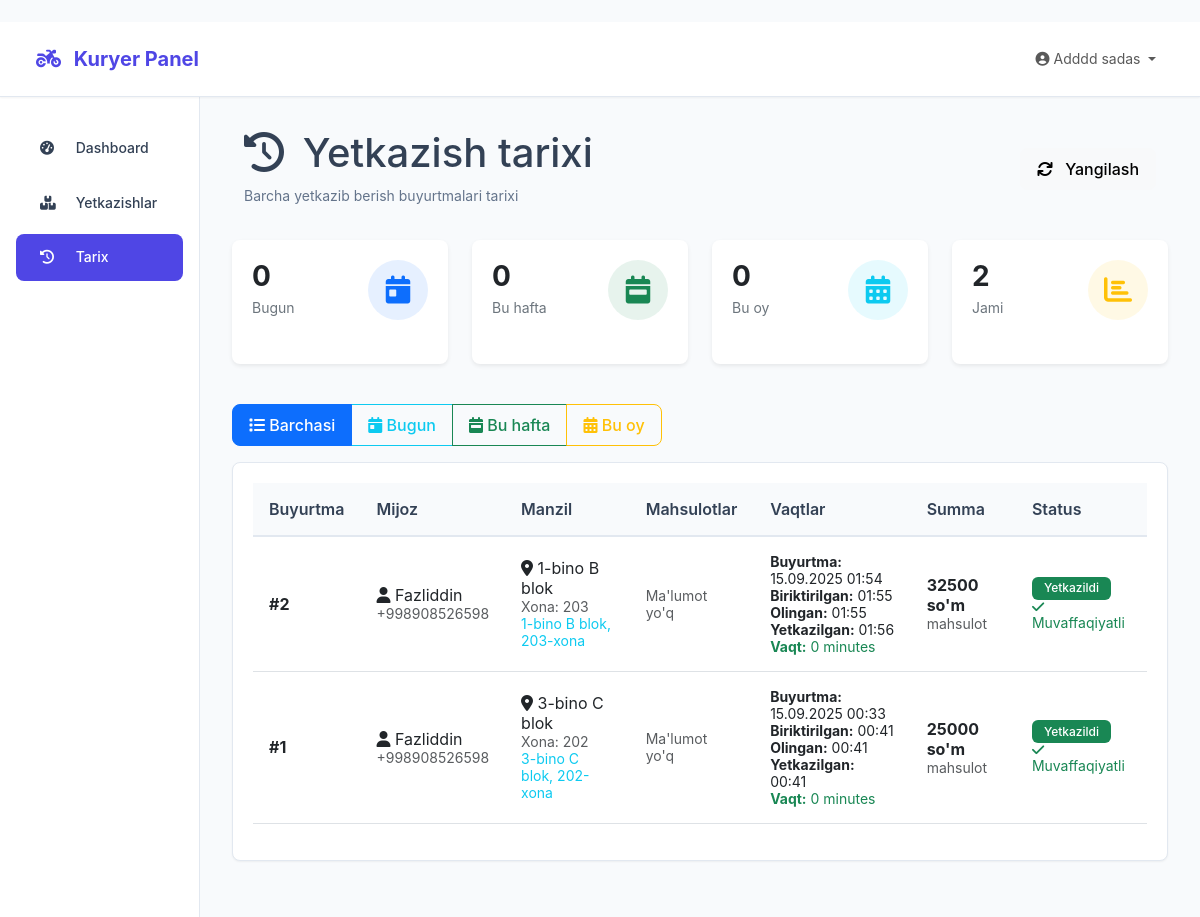
Before: /courier/history/ (signed in) with the older database file.
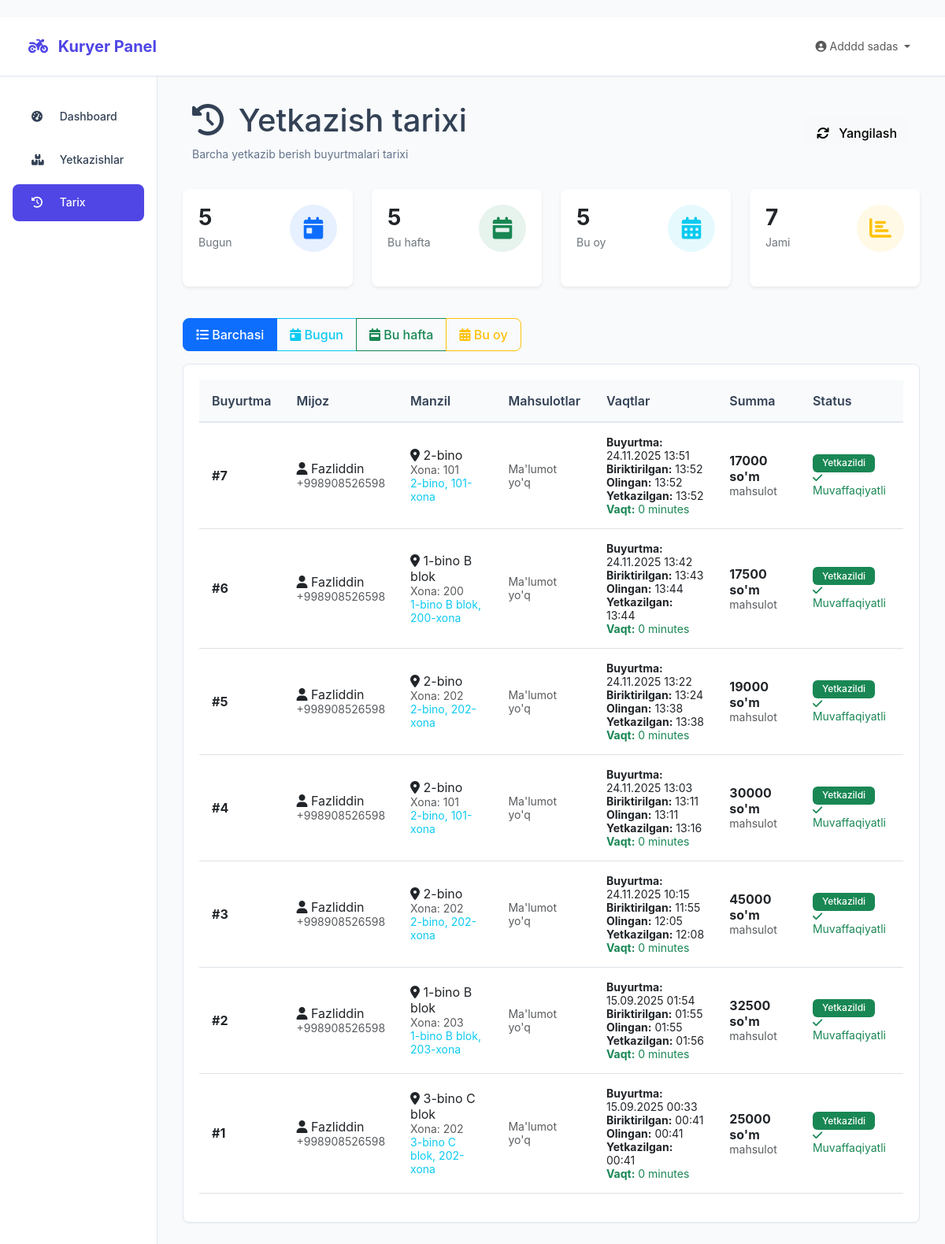
After: the same page with the newer database file.
### courier/models.py (models this page shows, shortened)
class Delivery(models.Model):
    STATUS_CHOICES = [
        ('ready', 'Tayyor'),
        ('assigned', 'Tayinlandi'),
        ('picked_up', 'Olib ketildi'),
        ('on_way', 'Yo\'lda'),
        ('delivered', 'Yetkazildi'),
        ('failed', 'Muvaffaqiyatsiz'),
        ('returned', 'Qaytarildi'),
    ]
    order = models.OneToOneField(Order, on_delete=models.CASCADE, verbose_name="Buyurtma")
    courier = models.ForeignKey(CourierStaff, on_delete=models.SET_NULL, null=True, blank=True, verbose_name="Kuryer")
    status = models.CharField(max_length=20, choices=STATUS_CHOICES, default='ready', verbose_name="Holat")
    assigned_at = models.DateTimeField(null=True, blank=True, verbose_name="Tayinlangan vaqt")
    picked_up_at = models.DateTimeField(null=True, blank=True, verbose_name="Olingan vaqt")
    delivered_at = models.DateTimeField(null=True, blank=True, verbose_name="Yetkazilgan vaqt")
    delivery_address = models.TextField(blank=True, verbose_name="Yetkazib berish manzili")
    delivery_notes = models.TextField(blank=True, verbose_name="Yetkazib berish izohlari")
    customer_feedback = models.TextField(blank=True, verbose_name="Mijoz fikri")
    rating = models.PositiveIntegerField(null=True, blank=True, verbose_name="Baho (1-5)")
    updated_at = models.DateTimeField(auto_now=True, verbose_name="Yangilandi")
    class Meta:
        verbose_name = "Yetkazib berish"
        verbose_name_plural = "Yetkazib berishlar"
    def get_status_color(self):
        colors = {
            'ready': 'warning',
            'assigned': 'info',
            'picked_up': 'primary',
            'on_way': 'primary',
            'delivered': 'success',
            'failed': 'danger',
            'returned': 'secondary'
        }
        return colors.get(self.status, 'secondary')

### bot/models.py (models this page shows, shortened)
class Order(models.Model):
    STATUS_CHOICES = [
        ('pending', 'Kutilmoqda'),
        ('confirmed', 'Tasdiqlandi'),
        ('preparing', 'Tayyorlanmoqda'),
        ('delivering', 'Yetkazilmoqda'),
        ('delivered', 'Yetkazildi'),
        ('completed', 'Bajarildi'),
        ('cancelled', 'Bekor qilindi'),
    ]
    PAYMENT_CHOICES = [
        ('cash', 'Naqd pul'),
        ('card', 'Plastik karta'),
        ('online', 'Online to\'lov'),
    ]
    user = models.ForeignKey(TelegramUser, on_delete=models.CASCADE, verbose_name="Foydalanuvchi")
    dormitory = models.ForeignKey('Dormitory', on_delete=models.SET_NULL, blank=True, null=True, verbose_name="Yotoqxona")
    status = models.CharField(max_length=20, choices=STATUS_CHOICES, default='pending', verbose_name="Holat")
    payment_method = models.CharField(max_length=20, choices=PAYMENT_CHOICES, default='cash', verbose_name="To'lov usuli")
    delivery_address = models.TextField(verbose_name="Yetkazib berish manzili")
    room_number = models.CharField(max_length=20, blank=True, null=True, verbose_name="Xona raqami")
    phone_number = models.CharField(max_length=20, verbose_name="Telefon raqam")
    delivery_time = models.DateTimeField(blank=True, null=True, verbose_name="Yetkazib berish vaqti")
    total_amount = models.DecimalField(max_digits=10, decimal_places=2, verbose_name="Umumiy summa")
    delivery_fee = models.DecimalField(max_digits=10, decimal_places=2, default=0, verbose_name="Yetkazib berish haqi")
    notes = models.TextField(blank=True, verbose_name="Izohlar")
    created_at = models.DateTimeField(auto_now_add=True, verbose_name="Buyurtma vaqti")
    updated_at = models.DateTimeField(auto_now=True, verbose_name="Yangilangan vaqt")
    class Meta:
        verbose_name = "Buyurtma"
        verbose_name_plural = "Buyurtmalar"
        ordering = ['-created_at']

class TelegramUser(models.Model):
    user_id = models.BigIntegerField(unique=True, verbose_name="Telegram ID")
    username = models.CharField(max_length=100, blank=True, null=True, verbose_name="Username")
    first_name = models.CharField(max_length=100, blank=True, null=True, verbose_name="Ism")
    last_name = models.CharField(max_length=100, blank=True, null=True, verbose_name="Familiya")
    phone_number = models.CharField(max_length=20, blank=True, null=True, verbose_name="Telefon raqam")
    full_name = models.CharField(max_length=200, blank=True, null=True, verbose_name="To'liq ism")
    age = models.PositiveIntegerField(blank=True, null=True, verbose_name="Yosh")
    dormitory = models.ForeignKey('Dormitory', on_delete=models.SET_NULL, blank=True, null=True, verbose_name="Yotoqxona")
    room_number = models.CharField(max_length=20, blank=True, null=True, verbose_name="Xona raqami")
    is_registered = models.BooleanField(default=False, verbose_name="Ro'yxatdan o'tgan")
    registration_date = models.DateTimeField(blank=True, null=True, verbose_name="Ro'yxatdan o'tgan sana")
    is_active = models.BooleanField(default=True, verbose_name="Faol")
    created_at = models.DateTimeField(auto_now_add=True, verbose_name="Qo'shilgan vaqt")
    class Meta:
        verbose_name = "Foydalanuvchi"
        verbose_name_plural = "Foydalanuvchilar"
    def get_display_name(self):
        return self.full_name or self.first_name or self.username or "Foydalanuvchi"

class Dormitory(models.Model):
    name = models.CharField(max_length=100, verbose_name="Yotoqxona nomi")
    address = models.TextField(verbose_name="To'liq manzil")
    contact_person = models.CharField(max_length=100, blank=True, verbose_name="Mas'ul shaxs")
    contact_phone = models.CharField(max_length=20, blank=True, verbose_name="Telefon raqam")
    delivery_fee = models.DecimalField(max_digits=10, decimal_places=2, default=0, verbose_name="Yetkazib berish haqi")
    delivery_time = models.PositiveIntegerField(default=30, verbose_name="Yetkazib berish vaqti (daqiqa)")
    working_hours_start = models.TimeField(default='09:00', verbose_name="Ish boshlanish vaqti")
    working_hours_end = models.TimeField(default='23:00', verbose_name="Ish tugash vaqti")
    is_24_hours = models.BooleanField(default=False, verbose_name="24 soat ishlaydi")
    latitude = models.DecimalField(max_digits=10, decimal_places=8, blank=True, null=True, verbose_name="Kenglik")
    longitude = models.DecimalField(max_digits=11, decimal_places=8, blank=True, null=True, verbose_name="Uzunlik")
    is_active = models.BooleanField(default=True, verbose_name="Faol")
    notes = models.TextField(blank=True, verbose_name="Qo'shimcha ma'lumot")
    created_at = models.DateTimeField(auto_now_add=True, verbose_name="Yaratilgan vaqt")
    class Meta:
        verbose_name = "Yotoqxona"
        verbose_name_plural = "Yotoqxonalar"

### courier/views.py (the view)
# urls.py: path('history/', views.delivery_history, name='history'),
@courier_required
def delivery_history(request):
    try:
        courier = CourierStaff.objects.get(user=request.user)
    except CourierStaff.DoesNotExist:
        messages.error(request, "Kuryer profili topilmadi! Iltimos, admin bilan bog'laning.")
        return redirect('admin_panel:dashboard' if request.user.role == 'admin' else 'login')
    period_filter = request.GET.get('period')
    deliveries = Delivery.objects.filter(courier=courier)
    today = timezone.now().date()
    if period_filter == 'today':
        deliveries = deliveries.filter(delivered_at__date=today)
    elif period_filter == 'week':
        week_start = today - timedelta(days=today.weekday())
        deliveries = deliveries.filter(delivered_at__date__gte=week_start)
    elif period_filter == 'month':
        deliveries = deliveries.filter(
            delivered_at__year=today.year,
            delivered_at__month=today.month
        )
    deliveries = deliveries.select_related('order__user', 'order__dormitory').order_by('-delivered_at')
    today_count = Delivery.objects.filter(
        courier=courier,
        delivered_at__date=today
    ).count()
    week_start = today - timedelta(days=today.weekday())
    week_count = Delivery.objects.filter(
        courier=courier,
        delivered_at__date__gte=week_start
    ).count()
    month_count = Delivery.objects.filter(
        courier=courier,
        delivered_at__year=today.year,
        delivered_at__month=today.month
    ).count()
    total_count = Delivery.objects.filter(courier=courier).count()
    context = {
        'deliveries': deliveries,
        'period_filter': period_filter,
        'today_count': today_count,
        'week_count': week_count,
        'month_count': month_count,
        'total_count': total_count,
    }
    return render(request, 'courier/history.html', context)

### users/models.py (called while the page is built)
    def can_access_courier(self):
        return self.role in [self.COURIER, self.ADMIN] or self.is_superuser

### templates/courier/history.html (shortened to what the changed rows need)
{% extends 'courier/base.html' %}
{% block content %}
<div class="page-header">
    <div class="container-fluid">
        <div class="d-flex justify-content-between align-items-center">
            <div>
                <h1>
                    <i class="fas fa-history me-2"></i>
                    Yetkazish tarixi
                </h1>
            </div>
        </div>
    </div>
</div>
<div class="row mb-4">
    <div class="col-lg-3 col-md-6 mb-3">
        <div class="card border-0 shadow-sm h-100">
            <div class="card-body">
                <div class="d-flex justify-content-between align-items-center">
                    <div>
                        <h3 class="mb-1 text-dark fw-bold">{{ today_count }}</h3>
                        <p class="mb-0 text-secondary">Bugun</p>
                    </div>
                </div>
            </div>
        </div>
    </div>
    <div class="col-lg-3 col-md-6 mb-3">
        <div class="card border-0 shadow-sm h-100">
            <div class="card-body">
                <div class="d-flex justify-content-between align-items-center">
                    <div>
                        <h3 class="mb-1 text-dark fw-bold">{{ week_count }}</h3>
                        <p class="mb-0 text-secondary">Bu hafta</p>
                    </div>
                </div>
            </div>
        </div>
    </div>
    <div class="col-lg-3 col-md-6 mb-3">
        <div class="card border-0 shadow-sm h-100">
            <div class="card-body">
                <div class="d-flex justify-content-between align-items-center">
                    <div>
                        <h3 class="mb-1 text-dark fw-bold">{{ month_count }}</h3>
                        <p class="mb-0 text-secondary">Bu oy</p>
                    </div>
                </div>
            </div>
        </div>
    </div>
    <div class="col-lg-3 col-md-6 mb-3">
        <div class="card border-0 shadow-sm h-100">
            <div class="card-body">
                <div class="d-flex justify-content-between align-items-center">
                    <div>
                        <h3 class="mb-1 text-dark fw-bold">{{ total_count }}</h3>
                        <p class="mb-0 text-secondary">Jami</p>
                    </div>
                </div>
            </div>
        </div>
    </div>
</div>
<div class="card">
    <div class="card-body">
        {% if deliveries %}
            <div class="table-responsive">
                <table class="table table-hover">
                    <thead>
                        <tr>
                            <th>Buyurtma</th>
                            <th>Mijoz</th>
                            <th>Manzil</th>
                            <th>Mahsulotlar</th>
                            <th>Vaqtlar</th>
                            <th>Summa</th>
                            <th>Status</th>
                        </tr>
                    </thead>
                    <tbody>
                        {% for delivery in deliveries %}
                            <tr>
                                <td><strong>#{{ delivery.order.id }}</strong></td>
                                <td>
                                    <i class="fas fa-user"></i> {{ delivery.order.user.get_display_name }}
                                    <br><small class="text-muted">{{ delivery.order.phone_number }}</small>
                                </td>
                                <td>
                                    <i class="fas fa-map-marker-alt"></i> {{ delivery.order.dormitory.name }}
                                    <br><small class="text-muted">Xona: {{ delivery.order.room_number }}</small>
                                    {% if delivery.delivery_address %}
                                        <br><small class="text-info">{{ delivery.delivery_address }}</small>
                                    {% endif %}
                                </td>
                                <td>
                                    {% for item in delivery.order.orderitem_set.all %}
                                        <small>{{ item.quantity }}x {{ item.product.name }}</small><br>
                                    {% empty %}
                                        <small class="text-muted">Ma'lumot yo'q</small>
                                    {% endfor %}
                                </td>
                                <td>
                                    <small><strong>Buyurtma:</strong> {{ delivery.order.created_at|date:"d.m.Y H:i" }}</small><br>
                                    {% if delivery.assigned_at %}
                                        <small><strong>Biriktirilgan:</strong> {{ delivery.assigned_at|date:"H:i" }}</small><br>
                                    {% endif %}
                                    {% if delivery.picked_up_at %}
                                        <small><strong>Olingan:</strong> {{ delivery.picked_up_at|date:"H:i" }}</small><br>
                                    {% endif %}
                                    {% if delivery.delivered_at %}
                                        <small><strong>Yetkazilgan:</strong> {{ delivery.delivered_at|date:"H:i" }}</small><br>
                                        {% if delivery.picked_up_at and delivery.delivered_at %}
                                            {% with delivery_time=delivery.delivered_at|timesince:delivery.picked_up_at %}
                                                <small class="text-success"><strong>Vaqt:</strong> {{ delivery_time }}</small>
                                            {% endwith %}
                                        {% endif %}
                                    {% endif %}
                                </td>
                                <td>
                                    <strong>{{ delivery.order.total_amount|floatformat:0 }} so'm</strong>
                                    <br><small class="text-muted">{{ delivery.order.orderitem_set.count }} mahsulot</small>
                                </td>
                                <td>
                                    <span class="badge bg-{{ delivery.get_status_color }}">
                                        {{ delivery.get_status_display }}
                                    </span>
                                    {% if delivery.status == 'delivered' %}
                                        <br><small class="text-success"><i class="fas fa-check"></i> Muvaffaqiyatli</small>
                                    {% elif delivery.status == 'cancelled' %}
                                        <br><small class="text-danger"><i class="fas fa-times"></i> Bekor qilingan</small>
                                    {% endif %}
                                </td>
                            </tr>
                        {% endfor %}
                    </tbody>
                </table>
            </div>
        {% else %}
            <div class="text-center py-5">
                <i class="fas fa-history fa-4x text-muted"></i>
                <h4 class="mt-3 text-muted">Tarix bo'sh</h4>
                <p class="text-muted">Hozircha yetkazish tarixi mavjud emas.</p>
            </div>
        {% endif %}
    </div>
</div>
{% endblock %}

Changed rows visible on the page:
added Delivery: order.id "7", order.user.get_display_name "Fazliddin", order.phone_number "+998908526598", order.dormitory.name "2-bino", order.room_number "101", delivery_address "2-bino, 101-xona", order.created_at "24.11.2025 13:51", assigned_at "13:52", picked_up_at "13:52", delivered_at "13:52", delivery "0 minutes", order.total_amount "17000", status "Yetkazildi", shows "Muvaffaqiyatli"
added Delivery: order.id "6", order.user.get_display_name "Fazliddin", order.phone_number "+998908526598", order.dormitory.name "1-bino B blok", order.room_number "200", delivery_address "1-bino B blok, 200-xona", order.created_at "24.11.2025 13:42", assigned_at "13:43", picked_up_at "13:44", delivered_at "13:44", delivery "0 minutes", order.total_amount "17500", status "Yetkazildi", shows "Muvaffaqiyatli"
added Delivery: order.id "5", order.user.get_display_name "Fazliddin", order.phone_number "+998908526598", order.dormitory.name "2-bino", order.room_number "202", delivery_address "2-bino, 202-xona", order.created_at "24.11.2025 13:22", assigned_at "13:24", picked_up_at "13:38", delivered_at "13:38", delivery "0 minutes", order.total_amount "19000", status "Yetkazildi", shows "Muvaffaqiyatli"
added Delivery: order.id "4", order.user.get_display_name "Fazliddin", order.phone_number "+998908526598", order.dormitory.name "2-bino", order.room_number "101", delivery_address "2-bino, 101-xona", order.created_at "24.11.2025 13:03", assigned_at "13:11", picked_up_at "13:11", delivered_at "13:16", delivery "0 minutes", order.total_amount "30000", status "Yetkazildi", shows "Muvaffaqiyatli"
now on this page (row edited): Delivery: order.id "3", order.user.get_display_name "Fazliddin", order.phone_number "+998908526598", order.dormitory.name "2-bino", order.room_number "202", delivery_address "2-bino, 202-xona", order.created_at "24.11.2025 10:15", assigned_at "11:55", picked_up_at "12:05", delivered_at "12:08", delivery "0 minutes", order.total_amount "45000", status "Yetkazildi", shows "Muvaffaqiyatli"
Other visible differences:
{{ today_count }}: "0" → "5"
{{ week_count }}: "0" → "5"
{{ month_count }}: "0" → "5"
{{ total_count }}: "2" → "7"
